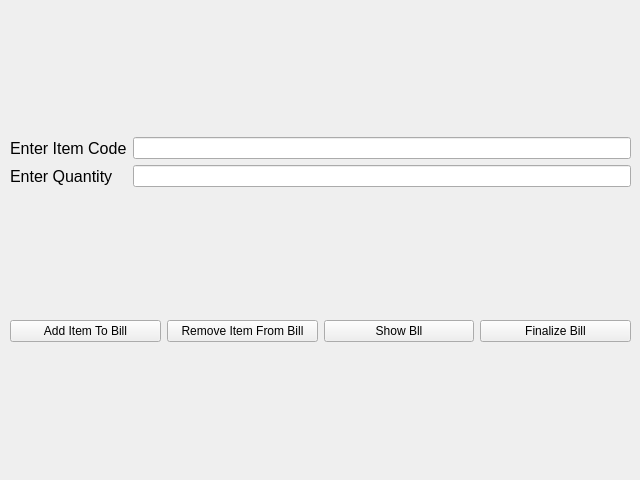
<?xml version="1.0" encoding="UTF-8"?>
<ui version="4.0">
 <class>CreateBill</class>
 <widget class="QWidget" name="CreateBill">
  <property name="geometry">
   <rect>
    <x>0</x>
    <y>0</y>
    <width>640</width>
    <height>480</height>
   </rect>
  </property>
  <property name="windowTitle">
   <string>Form</string>
  </property>
  <widget class="QWidget" name="">
   <property name="geometry">
    <rect>
     <x>10</x>
     <y>10</y>
     <width>621</width>
     <height>461</height>
    </rect>
   </property>
   <layout class="QVBoxLayout" name="createBillTopLayout">
    <item>
     <layout class="QGridLayout" name="InputLayout">
      <item row="0" column="0">
       <widget class="QLabel" name="EnterItemCode">
        <property name="font">
         <font>
          <pointsize>12</pointsize>
         </font>
        </property>
        <property name="text">
         <string>Enter Item Code</string>
        </property>
       </widget>
      </item>
      <item row="0" column="1">
       <widget class="QLineEdit" name="ItemCodeEntry"/>
      </item>
      <item row="1" column="0">
       <widget class="QLabel" name="EnterItemCode_2">
        <property name="font">
         <font>
          <pointsize>12</pointsize>
         </font>
        </property>
        <property name="text">
         <string>Enter Quantity</string>
        </property>
       </widget>
      </item>
      <item row="1" column="1">
       <widget class="QLineEdit" name="ItemQuantityEntry"/>
      </item>
     </layout>
    </item>
    <item>
     <layout class="QHBoxLayout" name="ButtonLayout">
      <item>
       <widget class="QPushButton" name="AddtoBillButton">
        <property name="text">
         <string>Add Item To Bill</string>
        </property>
       </widget>
      </item>
      <item>
       <widget class="QPushButton" name="RemoveItemFromBill">
        <property name="text">
         <string>Remove Item From Bill</string>
        </property>
       </widget>
      </item>
      <item>
       <widget class="QPushButton" name="ShowBill">
        <property name="text">
         <string>Show Bll</string>
        </property>
       </widget>
      </item>
      <item>
       <widget class="QPushButton" name="FinalizeBill">
        <property name="text">
         <string>Finalize Bill</string>
        </property>
       </widget>
      </item>
     </layout>
    </item>
   </layout>
  </widget>
 </widget>
 <resources/>
 <connections/>
</ui>
